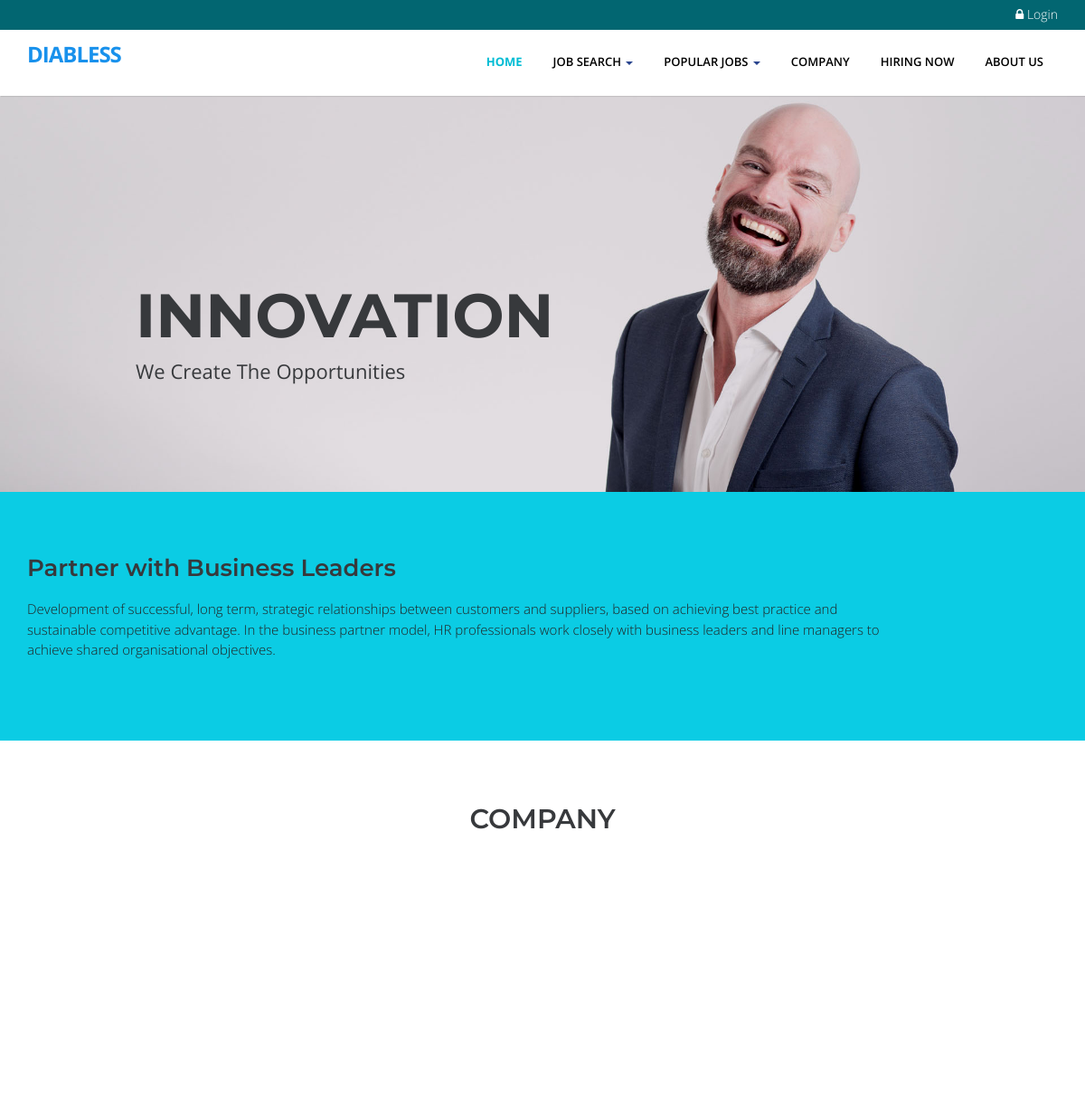
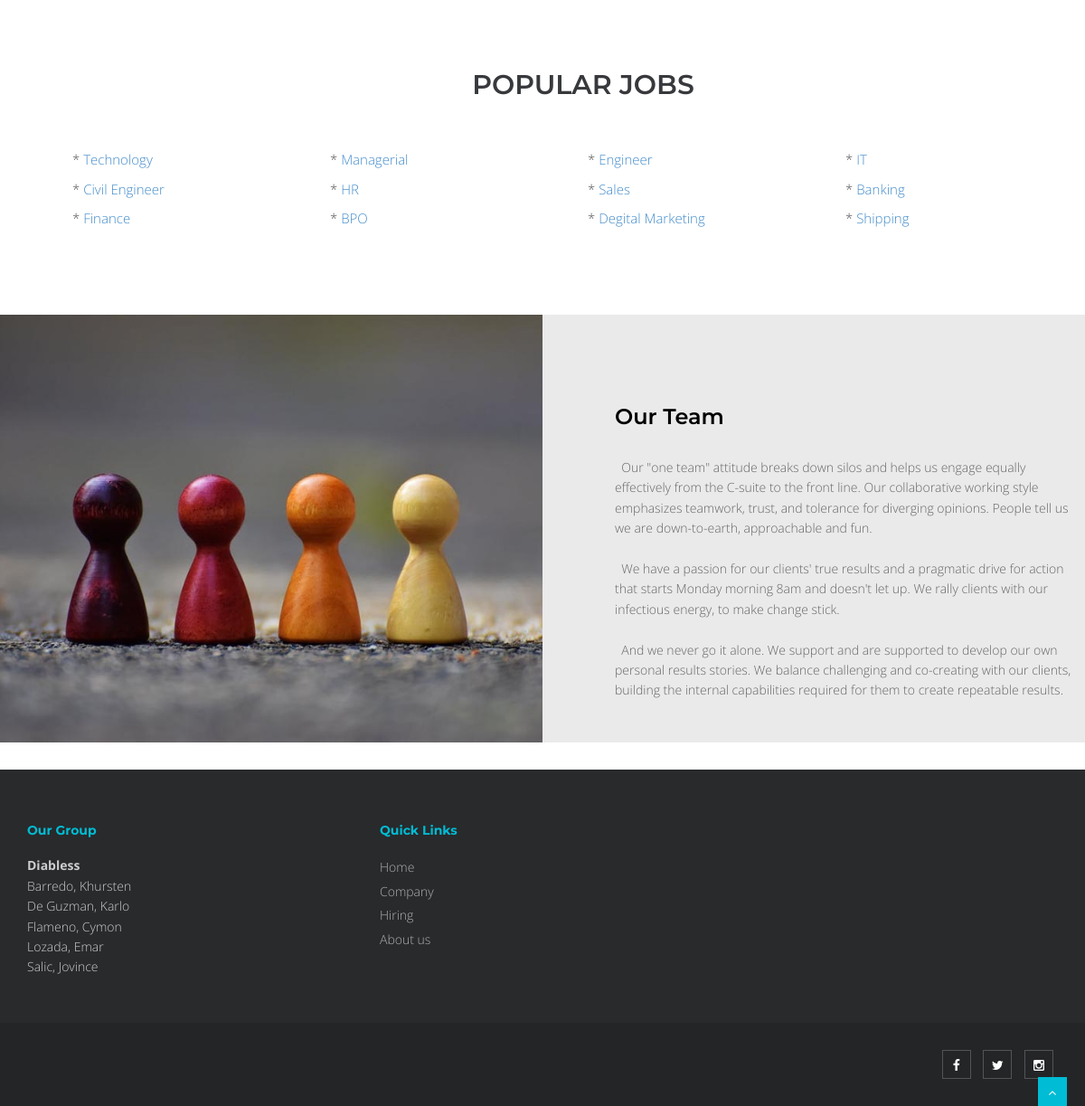
The page / on the database its author committed (2 pictures, top to bottom).
### tables this page shows
CREATE TABLE IF NOT EXISTS `tblcategory` (
  `CATEGORYID` int(11) NOT NULL AUTO_INCREMENT,
  `CATEGORY` varchar(250) NOT NULL,
  PRIMARY KEY (`CATEGORYID`)
);

### index.php (called while the page is built, shortened)
<?php
require_once("theme/templates.php");
?>

### include/database.php (called while the page is built, shortened)
<?php
class Database {
	var $sql_string = '';
	private $conn;
	public function open_connection() {
		$this->conn = mysqli_connect(server,user,pass);
		if(!$this->conn){
			echo "Problem in database connection! Contact administrator!";
			exit();
		}else{
			$db_select = mysqli_select_db($this->conn,database_name);
		}
	}
	function setQuery($sql='') {
		$this->sql_string=$sql;
	}
	function executeQuery() {
		$result = mysqli_query($this->conn, $this->sql_string);
		return $result;
	}
	private function confirm_query($result) {
		return $result;
	}
	function loadResultList( $key='' ) {
		$cur = $this->executeQuery();
		$array = array();
		while ($row = mysqli_fetch_object($cur)) {
			if ($key) {
				$array[$row->$key] = $row;
			} else {
				$array[] = $row;
			}
		}
		return $array;
	}
}
$mydb = new Database();
?>

### home.php (the view, shortened to what this page needs)
  <section id="banner">
        <div id="main-slider" class="flexslider">
            <ul class="slides">
              <li>
                <img src="<?php echo web_root; ?>plugins/home-plugins/img/slides/1.jpg" alt="" />
                <div class="flex-caption">
                    <h3>innovation</h3>
          <p>We create the opportunities</p>
                </div>
              </li>
            </ul>
        </div>
  </section>
  <section id="call-to-action-2">
    <div class="container">
      <div class="row">
        <div class="col-md-10 col-sm-9">
          <h3>Partner with Business Leaders</h3>
          <p>Development of successful, long term, strategic relationships between customers and suppliers, based on achieving best practice and sustainable competitive advantage. In the business partner model, HR professionals work closely with business leaders and line managers to achieve shared organisational objectives.</p>
        </div>
      </div>
    </div>
  </section>
  <section id="content">
  <div class="container">
        <div class="row">
      <div class="col-md-12">
        <div class="aligncenter"><h2 class="aligncenter">Company</h2></div>
        <br/>
      </div>
    </div>
    <?php
      $sql = "SELECT * FROM `tblcompany`";
      $mydb->setQuery($sql);
    ?>
  </div>
  </section>
  <section class="section-padding gray-bg">
    <div class="container">
      <div class="row">
        <div class="col-md-12">
          <div class="section-title text-center">
            <h2 >Popular Jobs</h2>
          </div>
        </div>
      </div>
      <div class="row">
        <div class="col-md-12 ">
          <?php
            $sql = "SELECT * FROM `tblcategory`";
            $mydb->setQuery($sql);
            $cur = $mydb->loadResultList();
            foreach ($cur as $result) {
              echo '<div class="col-md-3" style="font-size:15px;padding:5px">* <a href="'.web_root.'index.php?q=category&search='.$result->CATEGORY.'">'.$result->CATEGORY.'</a></div>';
            }
          ?>
        </div>
      </div>
    </div>
  </section>
  <section id="content-3-10" class="content-block data-section nopad content-3-10">
  <div class="image-container col-sm-6 col-xs-12 pull-left">
    <div class="background-image-holder">
    </div>
  </div>
  <div class="container-fluid">
    <div class="row">
      <div class="col-sm-6 col-sm-offset-6 col-xs-12 content">
        <div class="editContent">
          <h3>Our Team</h3>
        </div>
        <div class="editContent"  style="height:235px;">
          <p>
          &nbsp;&nbsp;Our "one team" attitude breaks down silos and helps us engage equally effectively from the C-suite to the front line. Our collaborative working style emphasizes teamwork, trust, and tolerance for diverging opinions. People tell us we are down-to-earth, approachable and fun.<br/><br/>
          &nbsp;&nbsp;We have a passion for our clients' true results and a pragmatic drive for action that starts Monday morning 8am and doesn't let up. We rally clients with our infectious energy, to make change stick.<br/><br/>
          &nbsp;&nbsp;And we never go it alone. We support and are supported to develop our own personal results stories. We balance challenging and co-creating with our clients, building the internal capabilities required for them to create repeatable results. </p>
        </div>
      </div>
    </div>
  </div>
</section>

### theme/templates.php (style rules this page uses)
#content { min-height: 400px; color: #000; }

### rows shown on the page
tblcategory: CATEGORY "Technology"
tblcategory: CATEGORY "Managerial"
tblcategory: CATEGORY "Engineer"
tblcategory: CATEGORY "IT"
tblcategory: CATEGORY "Civil Engineer"
tblcategory: CATEGORY "HR"
tblcategory: CATEGORY "Sales"
tblcategory: CATEGORY "Banking"
tblcategory: CATEGORY "Finance"
tblcategory: CATEGORY "BPO"
tblcategory: CATEGORY "Degital Marketing"
tblcategory: CATEGORY "Shipping"
